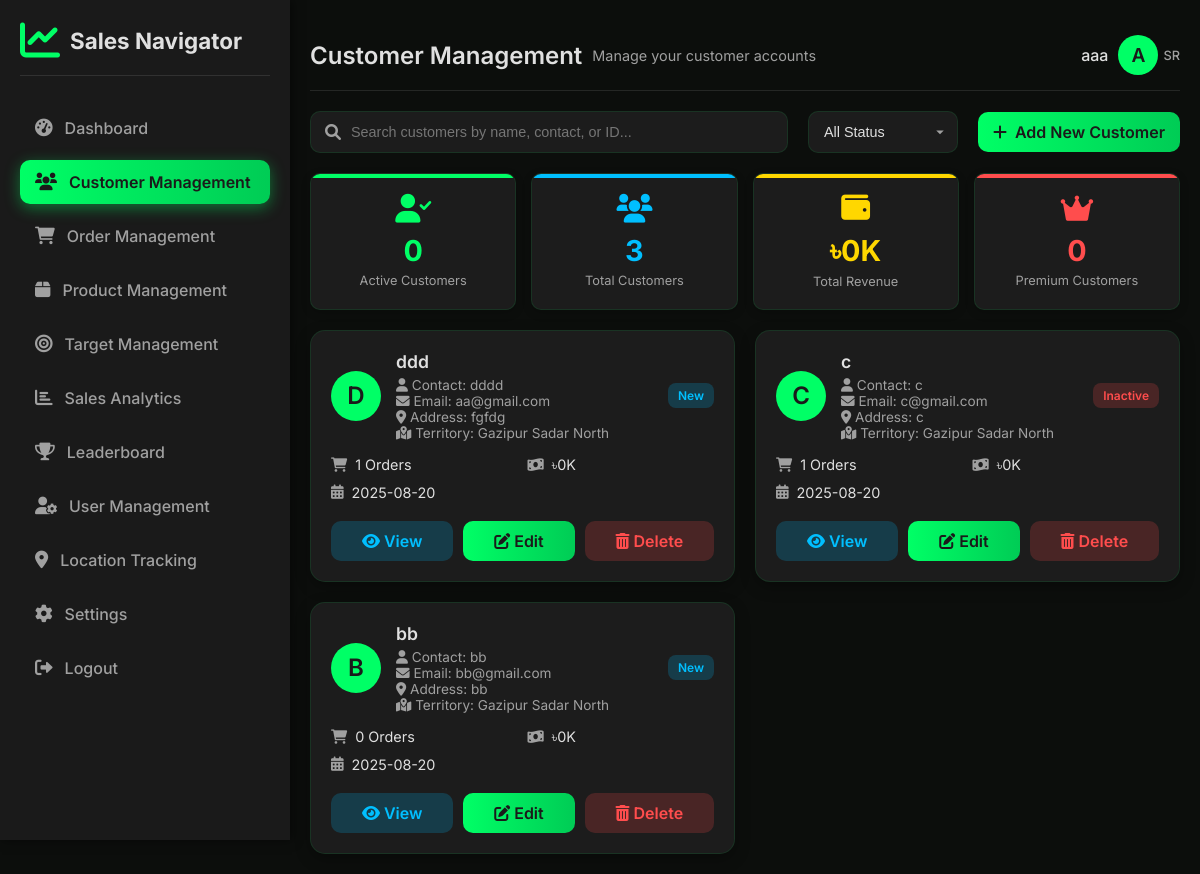
/customer.php (signed in), run on the app's committed database.
### tables this page shows
CREATE TABLE `users` (
  `user_id` int(11) NOT NULL,
  `full_name` varchar(255) NOT NULL,
  `email` varchar(255) NOT NULL,
  `phone_number` varchar(15) NOT NULL,
  `role` enum('HOM','NSM','DSM','ASM','TSM','SR') NOT NULL,
  `division` varchar(100) DEFAULT NULL,
  `district` varchar(100) DEFAULT NULL,
  `upazila` varchar(100) DEFAULT NULL,
  `territory` varchar(100) DEFAULT NULL,
  `password` varchar(255) NOT NULL,
  `created_at` timestamp NOT NULL DEFAULT current_timestamp(),
  `last_login` datetime DEFAULT NULL,
  `reports_to_user_id` int(11) DEFAULT NULL,
  `status` enum('Active','Inactive','New') DEFAULT 'New'
);

CREATE TABLE `customers` (
  `customer_id` int(11) NOT NULL,
  `customer_name` varchar(255) NOT NULL,
  `contact_person` varchar(255) DEFAULT NULL,
  `email` varchar(255) DEFAULT NULL,
  `address` text DEFAULT NULL,
  `territory` varchar(100) DEFAULT NULL,
  `total_orders` int(11) DEFAULT 0,
  `total_revenue` decimal(10,2) DEFAULT 0.00,
  `last_contact_date` date DEFAULT NULL,
  `status` enum('Active','New','Inactive') DEFAULT 'New',
  `added_by_user_id` int(11) DEFAULT NULL,
  `created_at` timestamp NOT NULL DEFAULT current_timestamp()
);

### customer.php (the view, shortened to what this page needs)
<?php
require_once 'db_connect.php';
$user_id = $_SESSION['user_id'];
$user_name = $_SESSION['full_name'];
$user_info_query = "SELECT role, division, territory FROM users WHERE user_id = ?";
$stmt_user = $conn->prepare($user_info_query);
$stmt_user->bind_param("i", $user_id);
$stmt_user->execute();
$user_result = $stmt_user->get_result();
$user_info = $user_result->fetch_assoc();
$user_role = $user_info['role'] ?? 'Unknown Role';
$initials = strtoupper(substr($user_name, 0, 1) . substr(strstr($user_name, ' '), 1, 1));
$total_customers = 0;
$active_customers = 0;
$premium_customers = 0;
$total_revenue = 0;
$query_total_customers = "SELECT COUNT(*) as total FROM customers WHERE added_by_user_id = ?";
$stmt_total = $conn->prepare($query_total_customers);
$stmt_total->bind_param("i", $user_id);
$stmt_total->execute();
$result_total = $stmt_total->get_result();
if ($result_total->num_rows > 0) {
    $row_total = $result_total->fetch_assoc();
    $total_customers = $row_total['total'] ?? 0;
}
$query_active_customers = "SELECT COUNT(*) as total FROM customers WHERE added_by_user_id = ? AND status = 'Active'";
$stmt_active = $conn->prepare($query_active_customers);
$stmt_active->bind_param("i", $user_id);
$stmt_active->execute();
$result_active = $stmt_active->get_result();
if ($result_active->num_rows > 0) {
    $row_active = $result_active->fetch_assoc();
    $active_customers = $row_active['total'] ?? 0;
}
$query_premium_customers = "SELECT COUNT(*) as total FROM customers WHERE added_by_user_id = ? AND status = 'Premium'";
$stmt_premium = $conn->prepare($query_premium_customers);
$stmt_premium->bind_param("i", $user_id);
$stmt_premium->execute();
$result_premium = $stmt_premium->get_result();
if ($result_premium->num_rows > 0) {
    $row_premium = $result_premium->fetch_assoc();
    $premium_customers = $row_premium['total'] ?? 0;
}
$query_total_revenue = "SELECT SUM(o.order_total) as total_rev FROM orders o JOIN customers c ON o.customer_id = c.customer_id WHERE c.added_by_user_id = ?";
$stmt_revenue = $conn->prepare($query_total_revenue);
$stmt_revenue->bind_param("i", $user_id);
$stmt_revenue->execute();
$result_revenue = $stmt_revenue->get_result();
if ($result_revenue->num_rows > 0) {
    $row_revenue = $result_revenue->fetch_assoc();
    $total_revenue = $row_revenue['total_rev'] ? number_format($row_revenue['total_rev'] / 1000, 0) . 'K' : '0';
}
$customer_list = [];
$query_customer_list = "
    SELECT
        c.customer_id,
        c.customer_name,
        c.contact_person,
        c.email,
        c.address,
        c.territory,
        c.status,
        c.last_contact_date,
        COALESCE(COUNT(o.order_id), 0) as total_orders,
        COALESCE(SUM(o.order_total), 0) as total_revenue
    FROM customers c
    LEFT JOIN orders o ON c.customer_id = o.customer_id
    WHERE c.added_by_user_id = ?
    GROUP BY
        c.customer_id,
        c.customer_name,
        c.contact_person,
        c.email,
        c.address,
        c.territory,
        c.status,
        c.last_contact_date
    ORDER BY c.created_at DESC
";
$stmt_list = $conn->prepare($query_customer_list);
$stmt_list->bind_param("i", $user_id);
$stmt_list->execute();
$result_list = $stmt_list->get_result();
while ($row = $result_list->fetch_assoc()) {
    $revenue = $row['total_revenue'];
    if ($revenue >= 1000000) {
        $row['formatted_revenue'] = number_format($revenue / 1000000, 1) . 'M';
    } elseif ($revenue >= 1000) {
        $row['formatted_revenue'] = number_format($revenue / 1000, 1) . 'K';
    } else {
        $row['formatted_revenue'] = number_format($revenue);
    }
    $customer_list[] = $row;
}
?>
<!DOCTYPE html>
<html lang="en">
<head>
    <link rel="stylesheet" href="https://cdnjs.cloudflare.com/ajax/libs/font-awesome/6.0.0-beta3/css/all.min.css" xintegrity="sha512-Fo3rlalHpgO702sN1l8/p5pT+c+W5U/6a7F6S3a5b0S3e5w1/b0R7+v5F5t5C5Q5Q5Q5Q5Q5Q5Q5Q5Q5Q5Q5Q5Q5Q5Q5Q==" />
</head>
<body>
    <div class="wrapper">
        <div class="sidebar" id="sidebar">
        <div class="sidebar-header">
            <i class="fas fa-chart-line logo-icon"></i>
            <span class="app-name">Sales Navigator</span>
        </div>
        <nav class="sidebar-nav">
            <ul>
                <li><a href="dashboard.php"><i class="fas fa-tachometer-alt"></i> Dashboard</a></li>
                <li><a href="#" class="active"><i class="fas fa-users"></i> Customer Management</a></li>
                <li><a href="order.php"><i class="fas fa-shopping-cart"></i> Order Management</a></li>
                <li><a href="product.php"><i class="fas fa-box"></i> Product Management</a></li>
                <li><a href="target.php"><i class="fas fa-bullseye"></i> Target Management</a></li>
                <li><a href="sales.php"><i class="fas fa-chart-bar"></i> Sales Analytics</a></li>
                <li><a href="leaderboard.php"><i class="fas fa-trophy"></i> Leaderboard</a></li>
                <li><a href="user_management.php"><i class="fas fa-user-cog"></i> User Management</a></li>
                <li><a href="#"><i class="fas fa-map-marker-alt"></i> Location Tracking</a></li>
                <li><a href="settings.php"><i class="fas fa-cog"></i> Settings</a></li>
                <li><a href="logout.php"><i class="fas fa-sign-out-alt"></i> Logout</a></li>
            </ul>
        </nav>
    </div>
    <div class="main-content" id="mainContent">
        <header class="header">
            <div class="header-left">
                <span class="page-title">Customer Management</span>
                <span style="font-size: 0.9rem; color: var(--subtle-text); margin-left: 10px;">Manage your customer accounts</span>
            </div>
            <div class="header-right">
                <a href="#" class="user-profile">
                    <span class="user-name"><?php echo htmlspecialchars($user_name); ?></span>
                    <div class="user-avatar"><?php echo htmlspecialchars($initials); ?></div>
                    <span class="user-role"><?php echo htmlspecialchars($user_role); ?></span>
                </a>
            </div>
        </header>
        <div class="customer-controls">
            <div class="search-bar">
                <input type="text" placeholder="Search customers by name, contact, or ID...">
            </div>
            <select class="status-filter">
                <option>All Status</option>
            </select>
            <a href="#" class="add-customer-btn" id="addCustomerBtn">
                <i class="fas fa-plus"></i> Add New Customer
            </a>
        </div>
        <div class="customer-summary-cards">
            <div class="summary-card green">
                <i class="fas fa-user-check icon"></i>
                <div class="value"><?php echo htmlspecialchars($active_customers); ?></div>
                <div class="label">Active Customers</div>
            </div>
            <div class="summary-card blue">
                <i class="fas fa-users icon"></i>
                <div class="value"><?php echo htmlspecialchars($total_customers); ?></div>
                <div class="label">Total Customers</div>
            </div>
            <div class="summary-card yellow">
                <i class="fas fa-wallet icon"></i>
                <div class="value">৳<?php echo htmlspecialchars($total_revenue); ?></div>
                <div class="label">Total Revenue</div>
            </div>
            <div class="summary-card red">
                <i class="fas fa-crown icon"></i>
                <div class="value"><?php echo htmlspecialchars($premium_customers); ?></div>
                <div class="label">Premium Customers</div>
            </div>
        </div>
        <div class="customer-list-grid">
            <?php if (empty($customer_list)): ?>
                <p>No customers found for your account.</p>
            <?php else: ?>
                <?php foreach ($customer_list as $customer): ?>
                    <div class="customer-card">
                        <div class="customer-card-header">
                            <div class="customer-avatar-lg" style="background-color: var(--highlight-green);">
                                <?php echo htmlspecialchars(strtoupper(substr($customer['customer_name'], 0, 1))); ?>
                            </div>
                            <div class="customer-info-main">
                                <div class="customer-name"><?php echo htmlspecialchars($customer['customer_name']); ?></div>
                                <div class="customer-contact-info">
                                    <i class="fas fa-user"></i> Contact: <?php echo htmlspecialchars($customer['contact_person'] ?? 'N/A'); ?>
                                    <br>
                                    <i class="fas fa-envelope"></i> Email: <?php echo htmlspecialchars($customer['email'] ?? 'N/A'); ?>
                                    <br>
                                    <i class="fas fa-map-marker-alt"></i> Address: <?php echo htmlspecialchars($customer['address'] ?? 'N/A'); ?>
                                    <br>
                                    <i class="fas fa-map-marked-alt"></i> Territory: <?php echo htmlspecialchars($customer['territory'] ?? 'N/A'); ?>
                                </div>
                            </div>
                            <span class="customer-status-badge <?php echo strtolower($customer['status']); ?>">
                                <?php echo htmlspecialchars($customer['status']); ?>
                            </span>
                        </div>
                        <div class="customer-details">
                            <div class="detail-item">
                                <i class="fas fa-shopping-cart"></i> <?php echo htmlspecialchars($customer['total_orders']); ?> Orders
                            </div>
                            <div class="detail-item">
                                <i class="fas fa-money-bill-wave"></i> ৳<?php echo htmlspecialchars(number_format($customer['total_revenue'] / 1000, 0)); ?>K
                            </div>
                            <div class="detail-item">
                                <i class="fas fa-calendar-alt"></i> <?php echo htmlspecialchars($customer['last_contact_date'] ?? 'N/A'); ?>
                            </div>
                        </div>
                        <div class="customer-actions">
                            <a href="#" class="btn view"><i class="fas fa-eye"></i> View</a>
                            <a href="#" class="btn edit" onclick="openEditModal(<?php echo htmlspecialchars($customer['customer_id']); ?>);"><i class="fas fa-edit"></i> Edit</a>
                            <a href="customer.php?action=delete&customer_id=<?php echo htmlspecialchars($customer['customer_id']); ?>" class="btn delete" onclick="return confirm('Are you sure you want to delete this customer?');">
                                <i class="fas fa-trash-alt"></i> Delete
                            </a>
                        </div>
                    </div>
                <?php endforeach; ?>
            <?php endif; ?>
        </div>
    </div>
    </div>
</body>
</html>

### data on the page
users: role "SR"
customers: customer_name "D", customer_name "ddd", contact_person "dddd", email "aa@gmail.com", address "fgfdg", territory "Gazipur Sadar North", status "New", total_orders "1", total_revenue "0", last_contact_date "2025-08-20"
customers: customer_name "C", customer_name "c", contact_person "c", email "c@gmail.com", address "c", territory "Gazipur Sadar North", status "Inactive", total_orders "1", total_revenue "0", last_contact_date "2025-08-20"
customers: customer_name "B", customer_name "bb", contact_person "bb", email "bb@gmail.com", address "bb", territory "Gazipur Sadar North", status "New", total_orders "0", total_revenue "0", last_contact_date "2025-08-20"

### other printed values
$user_name "aaa"
$initials "A"
$active_customers "0"
$total_customers "3"
$total_revenue "0K"
$premium_customers "0"
